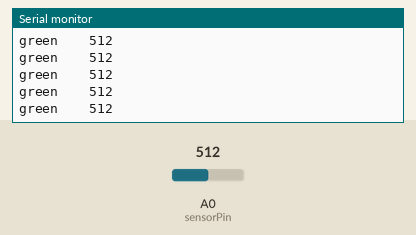
A sketch run on a simulated Arduino Uno, built with avr-gcc and run on an emulated ATmega328P. On the bench: the last lines printed to the serial monitor. The inputs (shaded band) are chosen by the test bench; at power-on: A0 (sensorPin) = 512.

Above: at 1.2 s.
1.3 s: A0 (sensorPin) set to 489
At 2.1 s:
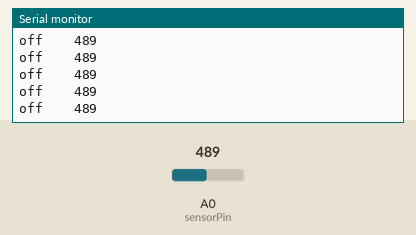
6.2 s: A0 (sensorPin) set to 554
At 6.7 s:
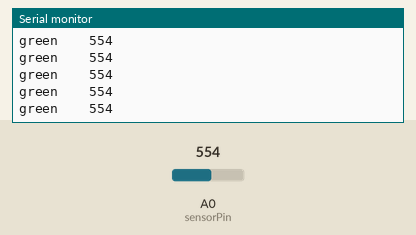
7.7 s: A0 (sensorPin) set to 581
At 8.8 s:
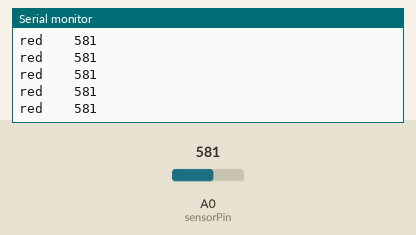

The sketch:

LDRTest.ino
```cpp
int sensorPin = A0;    // select the input pin for the potentiometer

void setup() {
  //pinMode(sensorPin, INPUT);
  Serial.begin(9600);
}

void loop() {

  // read the value from the sensor:
  int sensorValue = analogRead(sensorPin);

  String color;
  if(sensorValue<500)
    color = "off";
  else if (sensorValue>570)
    color = "red";
  else
    color="green";
  Serial.println(color+"\t\t"+String(sensorValue));
}
```

Measured:
- the behaviour switches between 500 and 499 on A0 (sensorPin) (found by bisection; images 0 and 1)
- the behaviour switches between 570 and 571 on A0 (sensorPin) (found by bisection; images 2 and 3)
- after the input at 1.3 s, the serial monitor: prints a new line after 0.07 s (image 1)
- after the input at 6.2 s, the serial monitor: prints a new line after 0.07 s (image 2)
- after the input at 7.7 s, the serial monitor: prints a new line after 0.07 s (image 3)
